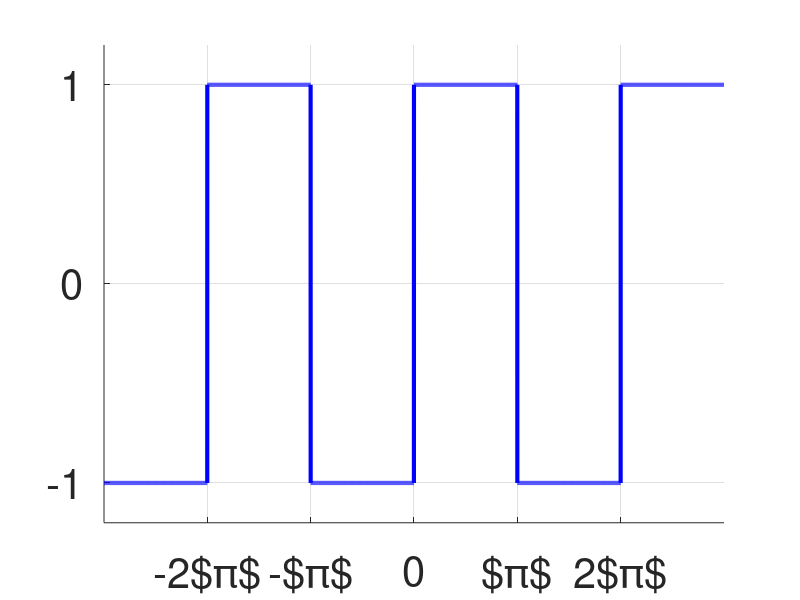

MATLAB code for this plot:
x = linspace(-3*pi, 3*pi, 10000);
y=ones(1,10000);
for i=1:9999
	y(i) = rem ((-1)^(floor(i*6/10000)+1), 2);
endfor

figure
hold on
axis([-3*pi, 3*pi, -1.2, 1.2])
set(gca,'XTick',[-2*pi, -pi, 0 , pi, 2*pi])
set(gca,'YTick',[-1, 0, 1])
set(gca,'XTicklabel', {'-2$\pi$ ' '-$\pi$' '0'  '$\pi$' '2$\pi$'} )
set(gca, 'fontsize', 30)
grid
plot(x,y, 'linewidth', 3, 'color', 'blue')
print('Cuadrada.tex','-dtex');
